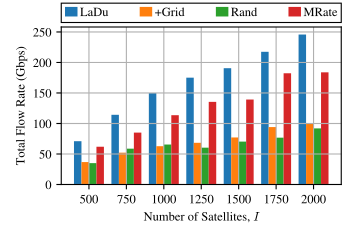

Recreate this plot in Python.
import os

import matplotlib.pyplot as plt
import numpy as np

#create a figure with (2,1) subplots
FONT_SIZE = 9
fig_width_px = 350
fig_height_px = 225
dpi = 100  # Typical screen DPI, adjust if necessary
fig_width_in = fig_width_px / dpi
fig_height_in = fig_height_px / dpi

plt.rcParams.update({
    # --- make every normal string use Times or the best fall-back ----
    'font.family' : 'serif',
    'font.serif'  : ['Times New Roman', 'Times', 'Nimbus Roman', 'STIXGeneral'],
    # --- keep your existing sizing rules ----------------------------
    'font.size'        : FONT_SIZE,
    'axes.titlesize'   : FONT_SIZE,
    'axes.labelsize'   : FONT_SIZE,
    'xtick.labelsize'  : FONT_SIZE,
    'ytick.labelsize'  : FONT_SIZE,
    'legend.fontsize'  : FONT_SIZE,
})
plt.rc('mathtext', fontset='cm')


current_dir = os.path.dirname(os.path.abspath(__file__))
results_file = "/home/zhouyou/leo-sat-flow/sim_alg_v1_res/test_dual_optimization_mixed_constellation/test_dual_optimization_mixed_constellation-2025-July-22-22-44-37-ail/res.csv"

# Plot the data
fig, axs = plt.subplots(1,1)
fig.set_size_inches(fig_width_in, fig_height_in)  # 3.5 inches width, height adjusted to maintain aspect ratio

name = ["LaDu","+Grid","Rand","MRate"]
data = np.genfromtxt(results_file, delimiter=',')

data = -data[:, [4,5,7,6]]  # Select the relevant columns and negate them
bar_width = 0.4
bars = []
index = np.arange(data.shape[0])*2
for i in range(data.shape[1]):
    b = axs.bar(index + (i -1.5)* bar_width, data[:, i], bar_width, label=name[i])
    bars.append(b)
axs.set_position([0.175, 0.18, 0.8, 0.7])
axs.set_ylabel(r"Total Flow Rate (Gbps)")
axs.set_xlabel(r'Number of Satellites, $I$')
axs.set_xticks(index)
axs.set_xticklabels(["500", "750", "1000", "1250", "1500", "1750", "2000"])
axs.grid(True)
# axs.set_position([0.18, 0.2, 0.775, 0.765])
# # axs.set_title('Beam Intensity')
# axs.set_xlabel('Number of Iterations')
# axs.set_ylabel(r'$g(\lambda)$')
# axs.set_xlim(1, N_POINTS)
# axs.set_ylim(-1600, -400)
# # axs.set_xscale('log')
# # axs.set_yscale('log')
# axs.grid()
# # Add a legend

# data_name_list = [r"$\beta=$"+f"{0.1+0.2*i:.1f}" for i in range(5)] 
# ncol = 3  # Number of columns in the legend
# h, l = lines1, data_name_list
# nrows = -(-len(h) // ncol)                         # ceiling division
# idx   = np.arange(len(h))
# pad   = nrows * ncol - len(idx)
# idx   = np.concatenate([idx, np.full(pad, -1)])    # pad
# order = idx.reshape(nrows, ncol).T.ravel()
# order = order[order >= 0]                          # drop sentinels
# h = [h[i] for i in order]
# l = [l[i] for i in order]

leg = fig.legend(bars, name ,fontsize=FONT_SIZE, loc='lower left', bbox_to_anchor=(0.175, 0.9, 0.8, 0.125), mode="expand",ncol = 4 ,borderaxespad=0.,handlelength=1, handleheight= 0.8, handletextpad=0.2, 
frameon=True,          # draw a frame
fancybox=False,        # <-- square corners (like MATLAB)
edgecolor='black',     # black  frame edge
facecolor='white',     # white background
framealpha=1,          # fully opaque
borderpad=0.3,         # tight inner padding (font-size units)
labelspacing=0.2,      # tight vertical space between rows
)   
leg.get_frame().set_linewidth(0.8)  # MATLAB-thin border
# fig.add_artist(leg)

# leg = plt.legend(lines2, [r"$\beta=$"+f"{0.1+0.2*i:.1f}" for i in range(5)] ,fontsize=FONT_SIZE, loc='lower left', bbox_to_anchor=(0.125, 0.8, 0.7, 0.3), mode="expand",ncol = 3 ,borderaxespad=0.,handlelength=1, handleheight= 0.8, handletextpad=0.2, 
# frameon=True,          # draw a frame
# fancybox=False,        # <-- square corners (like MATLAB)
# edgecolor='black',     # black  frame edge
# facecolor='white',     # white background
# framealpha=1,          # fully opaque
# borderpad=0.5,         # tight inner padding (font-size units)
# labelspacing=0.1,      # tight vertical space between rows
# )   
# leg.get_frame().set_linewidth(0.8)  # MATLAB-thin border
# axs.add_artist(leg)

# Save the figure as a PDF
print("Saving figure to:", current_dir)
output_path = os.path.join(current_dir, os.path.splitext(os.path.basename(__file__))[0]) + '.pdf'

fig.savefig(output_path, format='pdf', pad_inches=0.)
